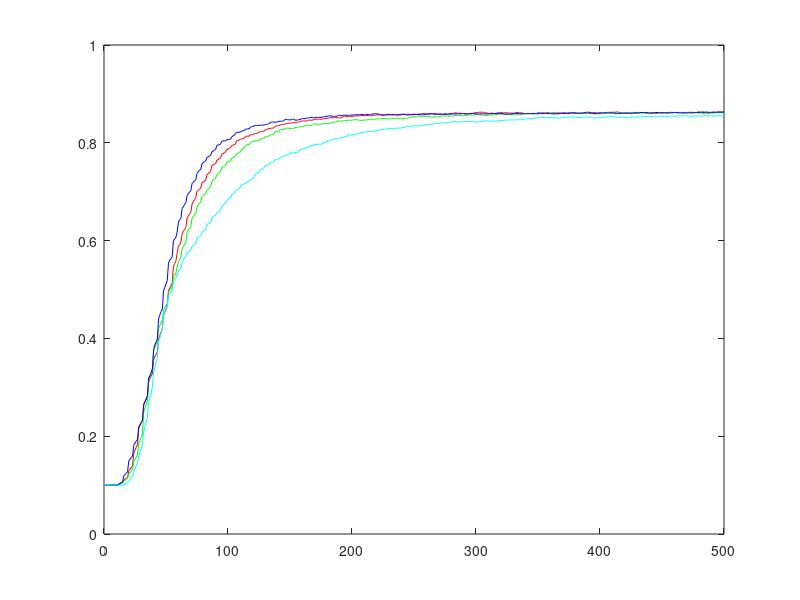

The MATLAB script that drew this image:
load('l1.mat');
l1 = positive_time;
load('l2.mat');
l2 = positive_time;
load('l3.mat');
l3 = positive_time;
load('l4.mat');
l4 = positive_time;


plot(1:500, l1, 'r', 1:500, l2, 'g', 1:500, l3, 'b', 1:500, l4, 'c');